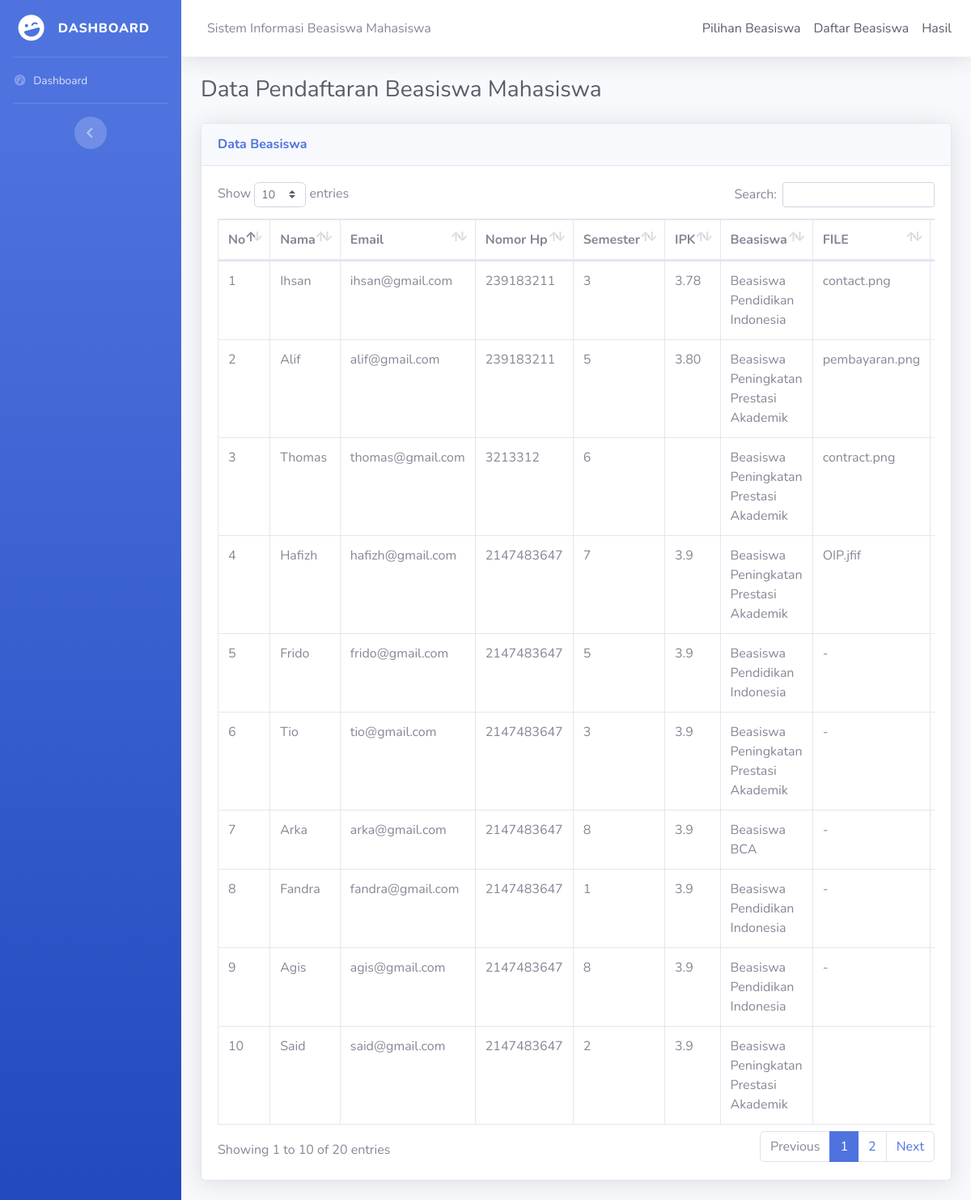
Page /tampil/tampil.php on the committed database.
### tables this page shows
CREATE TABLE `mahasiswa` (
  `id_mhs` int(11) NOT NULL,
  `nama` varchar(50) NOT NULL,
  `email` varchar(50) NOT NULL,
  `hp` int(15) NOT NULL,
  `semester` varchar(20) NOT NULL,
  `ipk` varchar(20) NOT NULL,
  `beasiswa` varchar(100) NOT NULL,
  `file` varchar(100) NOT NULL,
  `status` varchar(255) NOT NULL
);

### tampil/tampil.php (the view, shortened to what this page needs)
<?php
include '../koneksi.php';
?>
<!DOCTYPE html>
<html lang="en">
<head>
    <link href="vendor/fontawesome-free/css/all.min.css" rel="stylesheet" type="text/css">
    <link href="css/sb-admin-2.min.css" rel="stylesheet">
    <link href="vendor/datatables/dataTables.bootstrap4.min.css" rel="stylesheet">
</head>
<body id="page-top">
    <div id="wrapper">
        <ul class="navbar-nav bg-gradient-primary sidebar sidebar-dark accordion" id="accordionSidebar">
            <a class="sidebar-brand d-flex align-items-center justify-content-center" href="index.html">
                <div class="sidebar-brand-icon rotate-n-15">
                    <i class="fas fa-laugh-wink"></i>
                </div>
                <div class="sidebar-brand-text mx-3">Dashboard</div>
            </a>
            <hr class="sidebar-divider my-0">
            <li class="nav-item">
                <a class="nav-link" href="index.php">
                    <i class="fas fa-fw fa-tachometer-alt"></i>
                    <span>Dashboard</span></a>
            </li>
            <hr class="sidebar-divider d-none d-md-block">
            <div class="text-center d-none d-md-inline">
                <button class="rounded-circle border-0" id="sidebarToggle"></button>
            </div>
        </ul>
        <div id="content-wrapper" class="d-flex flex-column">
            <div id="content">
                <nav class="navbar navbar-expand navbar-light bg-white topbar mb-4 static-top shadow">
                    <div class="sidebar-brand-text mx-3">Sistem Informasi Beasiswa Mahasiswa</div>
                    <ul class="navbar-nav ml-auto">
                    <a class="p-2 text-dark"   href="../index.php">Pilihan Beasiswa</a>
                    <a class="p-2 text-dark"    href="../daftar.php">Daftar Beasiswa</a>
                    <a class="p-2 text-dark"    href="../hasil.php">Hasil</a>
                </nav>
                <div class="container-fluid">
                    <h1 class="h3 mb-4 text-gray-800">Data Pendaftaran Beasiswa Mahasiswa</h1>
                    <div class="card shadow mb-4">
                        <div class="card-header py-3">
                            <h6 class="m-0 font-weight-bold text-primary">Data Beasiswa</h6>
                        </div>
                        <div class="card-body">
                            <div class="table-responsive">
                                <table class="table table-bordered" id="dataTable" width="100%" cellspacing="0">
                                    <thead>
                                        <tr>
                                            <th>No</th>
                                            <th>Nama</th>
                                            <th>Email</th>
                                            <th>Nomor Hp</th>
                                            <th>Semester</th>
                                            <th>IPK</th>
                                            <th>Beasiswa</th>
                                            <th>FILE</th>
                                            <th>STATUS_AJUAN</th>
                                        </tr>
                                    </thead>
                                    <tbody>
                                        <?php
                                        $no = 1;
                                        $data = mysqli_query($db, "SELECT * FROM mahasiswa");
                                        while ($d = mysqli_fetch_array($data)) {
                                        ?>
                                            <tr>
                                                <td><?php echo $no++ ?></td>
                                                <td><?php echo $d['nama'] ?></td>
                                                <td><?php echo $d['email'] ?></td>
                                                <td><?php echo $d['hp'] ?></td>
                                                <td><?php echo $d['semester'] ?></td>
                                                <td><?php echo $d['ipk'] ?></td>
                                                <td><?php echo $d['beasiswa'] ?></td>
                                                <td><?php echo $d['file'] ?></td>
                                                <td><?php echo $d['status'] ?></td>
                                            </tr>
                                        <?php } ?>
                                    </tbody>
                                </table>
                            </div>
                        </div>
                    </div>
                </div>
            </div>
        </div>
    </div>

### rows in the picture
mahasiswa: nama "Ihsan", email "ihsan@gmail.com", hp "239183211", semester "3", ipk "3.78", beasiswa "Beasiswa Pendidikan Indonesia", file "contact.png"
mahasiswa: nama "Alif", email "alif@gmail.com", hp "239183211", semester "5", ipk "3.80", beasiswa "Beasiswa Peningkatan Prestasi Akademik", file "pembayaran.png"
mahasiswa: nama "Thomas", email "thomas@gmail.com", hp "3213312", semester "6", beasiswa "Beasiswa Peningkatan Prestasi Akademik", file "contract.png"
mahasiswa: nama "Hafizh", email "hafizh@gmail.com", hp "2147483647", semester "7", ipk "3.9", beasiswa "Beasiswa Peningkatan Prestasi Akademik", file "OIP.jfif"
mahasiswa: nama "Frido", email "frido@gmail.com", hp "2147483647", semester "5", ipk "3.9", beasiswa "Beasiswa Pendidikan Indonesia", file "-"
mahasiswa: nama "Tio", email "tio@gmail.com", hp "2147483647", semester "3", ipk "3.9", beasiswa "Beasiswa Peningkatan Prestasi Akademik", file "-"
mahasiswa: nama "Arka", email "arka@gmail.com", hp "2147483647", semester "8", ipk "3.9", beasiswa "Beasiswa BCA", file "-"
mahasiswa: nama "Fandra", email "fandra@gmail.com", hp "2147483647", semester "1", ipk "3.9", beasiswa "Beasiswa Pendidikan Indonesia", file "-"
mahasiswa: nama "Agis", email "agis@gmail.com", hp "2147483647", semester "8", ipk "3.9", beasiswa "Beasiswa Pendidikan Indonesia", file "-"
mahasiswa: nama "Said", email "said@gmail.com", hp "2147483647", semester "2", ipk "3.9", beasiswa "Beasiswa Peningkatan Prestasi Akademik"
